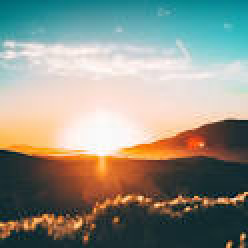
%> input picture image processing/scene1.jpg, 124 x 124 px (shown 2 times larger)
$ octave 'Low pass medium filter  (1).m'   (GNU Octave 9; MATLAB toolbox functions it lacks are replaced by stand-ins)
%> lines starting %> are read from the running program, lines starting %| are printed output that depends on the picture
img1=imread('C:\Users\abc\Desktop\ip\scene1.jpg');
%> img1 is the input picture: size 124x124x3 uint8; mean R, G, B 142.1, 144.6, 133.5
img2=imnoise(img1,'gaussian');
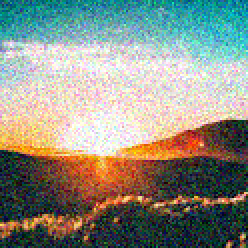
%> img2: size 124x124x3 uint8 (shown 2 times larger); mean R, G, B 140.3, 144, 132.7
img3=double(img2);
w=[1 1 1;1 1 1;1 1 1]/9;
[row col]=size(img3);
%> row = 124; col = 372
for x=2:1:row-1
    for y=2:1:col-1
        img4(x,y)=w(1)*img3(x-1,y-1)+w(2)*img3(x-1,y)+w(3)*img3(x-1,y+1)+w(4)*img3(x,y-1)+w(5)*img3(x,y)+w(6)*img3(x,y+1)+w(7)*img3(x+1,y-1)+w(8)*img3(x+1,y)+w(9)*img3(x+1,y+1);
    end
end
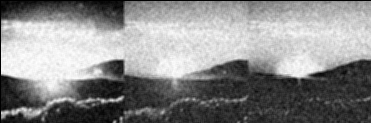
%> img4: size 123x371 double; min 0, max 255, mean 138.8; drawn with min black and max white

subplot(2,2,1);imshow(uint8(img3));title('Image with Noise');
subplot(2,2,2);imshow(uint8(img4));title('Low Pass Filter');
